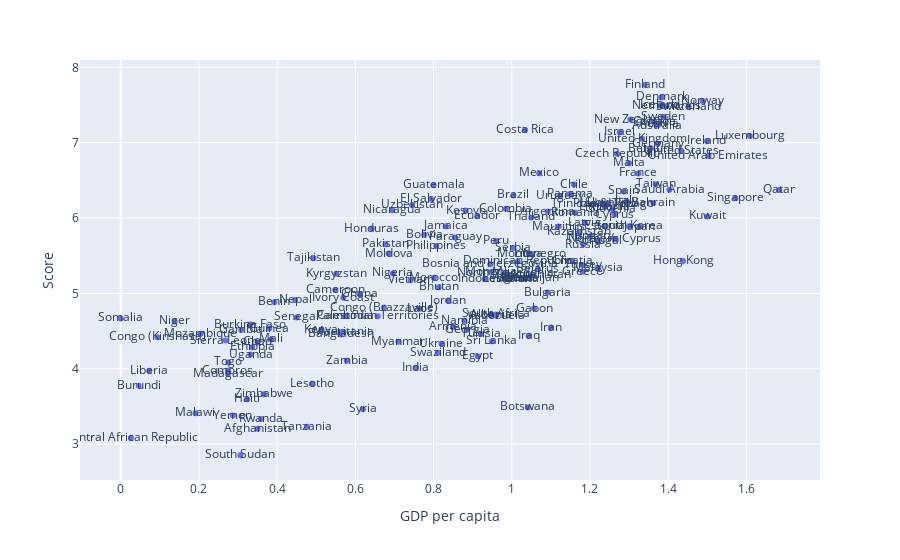

The code cell stored with this chart in its notebook:
### Markdown cell above
# TASK #5: PERFORM DATA VISUALIZATION - PART #2

### Code cell
# Plot the relationship between score, GDP and region
fig = px.scatter(happy_df,x='GDP per capita',y='Score',text = 'Country or region')
fig.show()

### Figure 1 — Plotly figure (JSON) as saved in the notebook; plotly's stock layout.template omitted (floating-point values rounded to 4 significant figures; data arrays with more than 128 entries replaced by an {"elided": "..."} marker saying what was removed)
{"data": [{"hovertemplate": "GDP per capita=%{x}<br>Score=%{y}<br>Country or region=%{text}<extra></extra>", "legendgroup": "", "marker": {"color": "#636efa", "symbol": "circle"}, "mode": "markers+text", "name": "", "orientation": "v", "showlegend": false, "text": {"elided": "156 str values"}, "type": "scatter", "x": {"elided": "156 float values"}, "xaxis": "x", "y": {"elided": "156 float values"}, "yaxis": "y"}], "layout": {"legend": {"tracegroupgap": 0}, "margin": {"t": 60}, "xaxis": {"anchor": "y", "domain": [0, 1], "title": {"text": "GDP per capita"}}, "yaxis": {"anchor": "x", "domain": [0, 1], "title": {"text": "Score"}}}}
